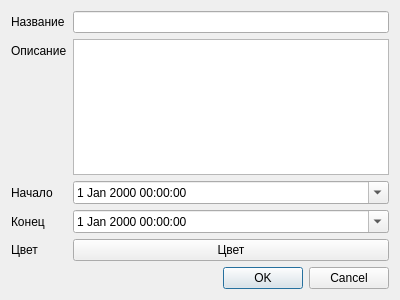
<?xml version="1.0" encoding="UTF-8"?>
<ui version="4.0">
 <class>EventDialog</class>
 <widget class="QDialog" name="EventDialog">
  <property name="geometry">
   <rect>
    <x>0</x>
    <y>0</y>
    <width>400</width>
    <height>300</height>
   </rect>
  </property>
  <property name="windowTitle">
   <string>Event</string>
  </property>
  <layout class="QVBoxLayout" name="verticalLayout">
   <item>
    <layout class="QFormLayout" name="formLayout">
     <item row="0" column="0">
      <widget class="QLabel" name="label">
       <property name="text">
        <string>Название</string>
       </property>
      </widget>
     </item>
     <item row="0" column="1">
      <widget class="QLineEdit" name="titleEdit"/>
     </item>
     <item row="1" column="0">
      <widget class="QLabel" name="label_2">
       <property name="text">
        <string>Описание</string>
       </property>
      </widget>
     </item>
     <item row="1" column="1">
      <widget class="QTextEdit" name="descriptionEdit"/>
     </item>
     <item row="2" column="0">
      <widget class="QLabel" name="label_3">
       <property name="text">
        <string>Начало</string>
       </property>
      </widget>
     </item>
     <item row="2" column="1">
      <widget class="QDateTimeEdit" name="startDateTimeEdit">
       <property name="calendarPopup">
        <bool>true</bool>
       </property>
      </widget>
     </item>
     <item row="3" column="0">
      <widget class="QLabel" name="label_4">
       <property name="text">
        <string>Конец</string>
       </property>
      </widget>
     </item>
     <item row="3" column="1">
      <widget class="QDateTimeEdit" name="endDateTimeEdit">
       <property name="calendarPopup">
        <bool>true</bool>
       </property>
      </widget>
     </item>
     <item row="4" column="0">
      <widget class="QLabel" name="label_5">
       <property name="text">
        <string>Цвет</string>
       </property>
      </widget>
     </item>
     <item row="4" column="1">
      <widget class="QPushButton" name="colorButton">
       <property name="text">
        <string>Цвет</string>
       </property>
      </widget>
     </item>
    </layout>
   </item>
   <item>
    <widget class="QDialogButtonBox" name="buttonBox">
     <property name="orientation">
      <enum>Qt::Orientation::Horizontal</enum>
     </property>
     <property name="standardButtons">
      <set>QDialogButtonBox::StandardButton::Cancel|QDialogButtonBox::StandardButton::Ok</set>
     </property>
    </widget>
   </item>
  </layout>
 </widget>
 <resources/>
 <connections>
  <connection>
   <sender>buttonBox</sender>
   <signal>accepted()</signal>
   <receiver>EventDialog</receiver>
   <slot>accept()</slot>
   <hints>
    <hint type="sourcelabel">
     <x>20</x>
     <y>20</y>
    </hint>
    <hint type="destinationlabel">
     <x>20</x>
     <y>20</y>
    </hint>
   </hints>
  </connection>
  <connection>
   <sender>buttonBox</sender>
   <signal>rejected()</signal>
   <receiver>EventDialog</receiver>
   <slot>reject()</slot>
   <hints>
    <hint type="sourcelabel">
     <x>20</x>
     <y>20</y>
    </hint>
    <hint type="destinationlabel">
     <x>20</x>
     <y>20</y>
    </hint>
   </hints>
  </connection>
 </connections>
</ui>
